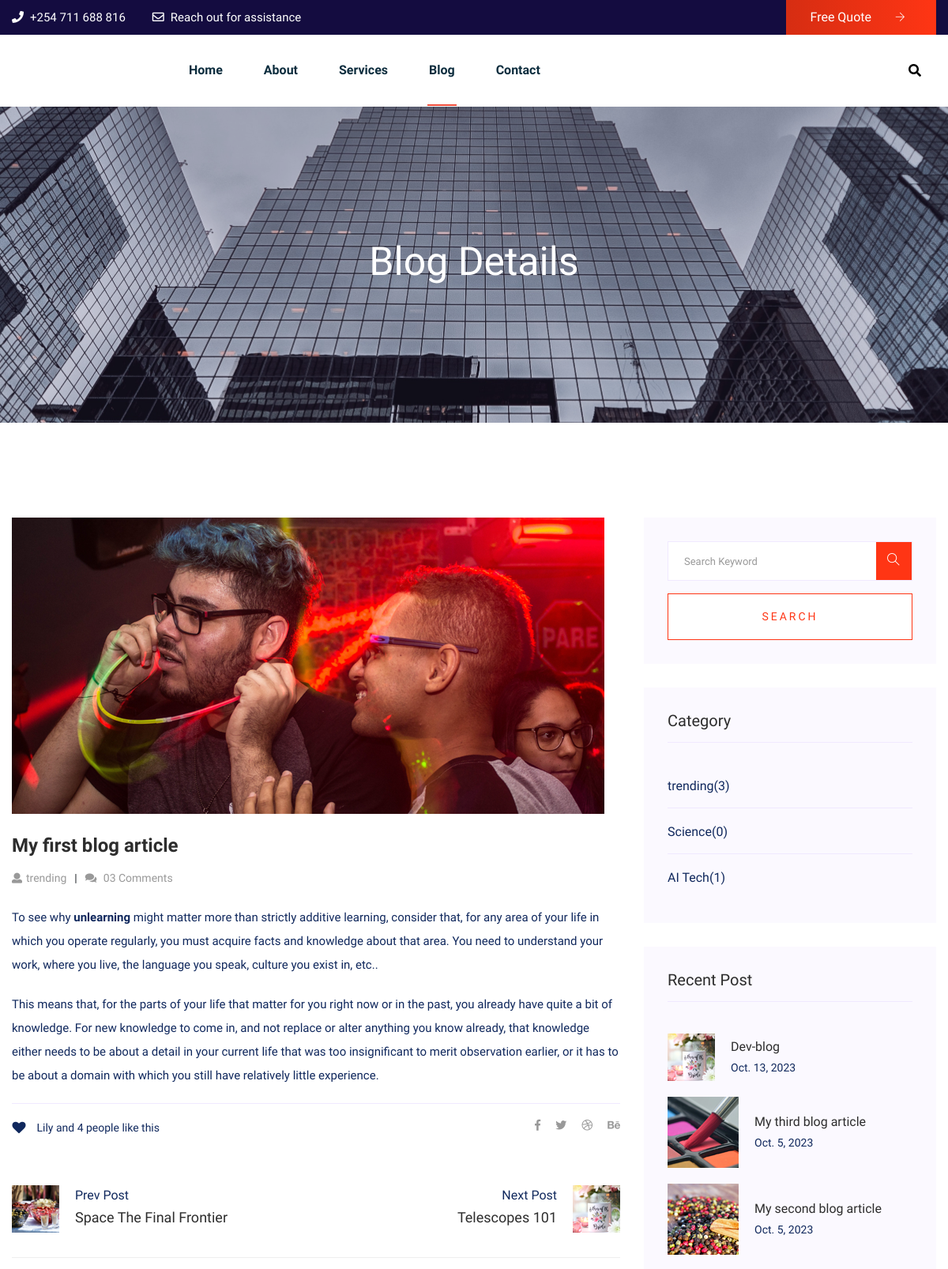
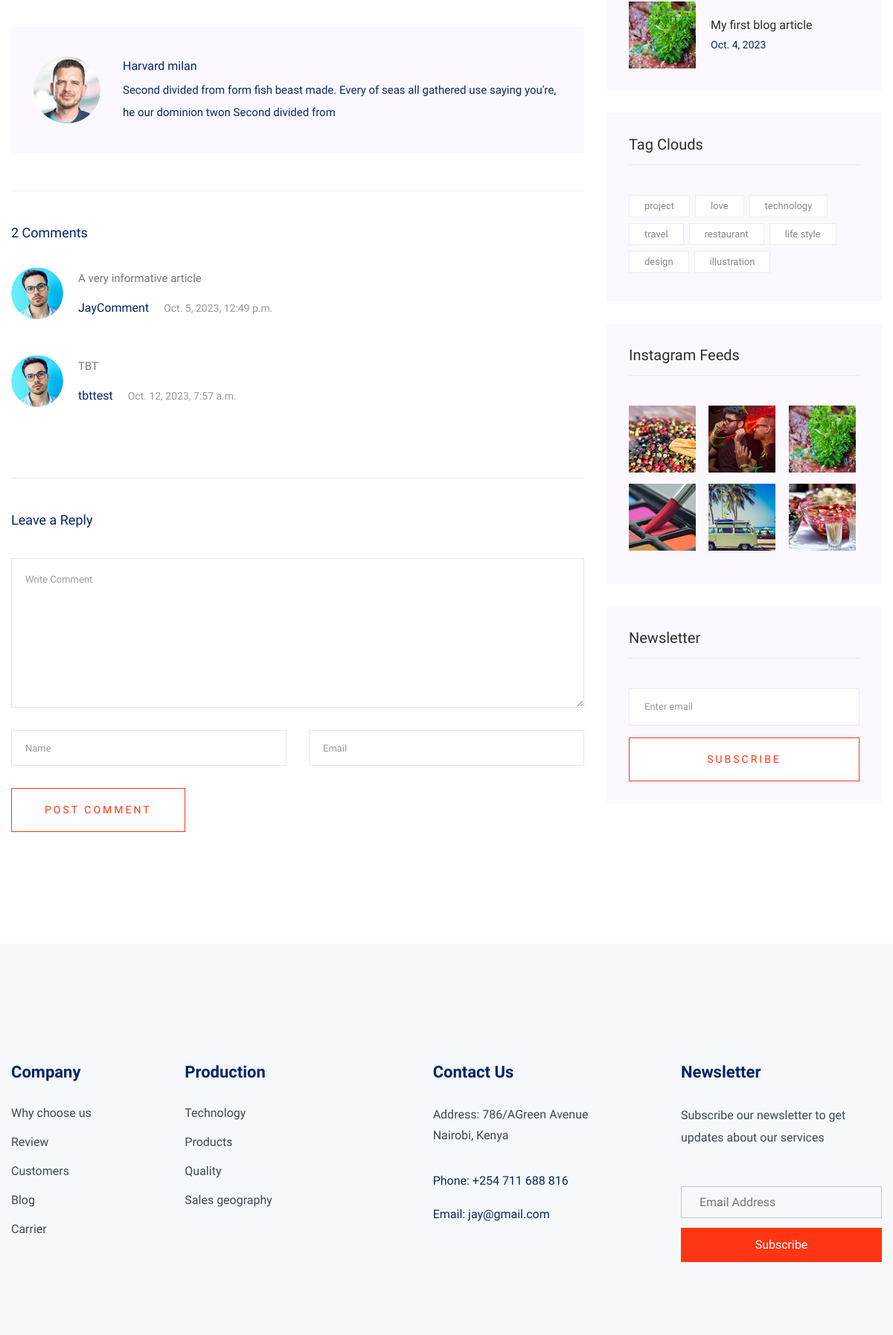
Page /post/my-first-blog-article-1 (upper part) on the committed database (2 pictures, top to bottom).
### blogapp/models.py (models this page shows, shortened)
class Blogs(models.Model):
    title = models.CharField(max_length=50)
    author = models.ForeignKey('auth.User', on_delete=models.CASCADE) #Delete together with the user
    content = RichTextField()
    date = models.DateTimeField(auto_now_add=True)
    image = models.ImageField(upload_to='uploads')
    url = models.SlugField(unique=True)
    category = models.ForeignKey(Categories,on_delete=models.CASCADE)
    is_published = models.BooleanField(default=True)

class Categories(models.Model):
    name = models.CharField(max_length=50, unique=True)
    def __str__(self):
        return self.name

class Comment(models.Model):
    blog = models.ForeignKey(Blogs,on_delete=models.CASCADE)
    name = models.CharField(max_length=50)
    email = models.EmailField(max_length=50)
    message = models.TextField()
    is_approved = models.BooleanField(default=False)
    date = models.DateTimeField(auto_now_add=True)

### blogapp/views.py (the view, shortened to what this page needs)
# urls.py: path('post/<slug:url>', views.post_detail,name='postdetail'),
def post_detail(request, url):
    post = get_object_or_404(Blogs, url=url)
    comments = post.comment_set.filter(is_approved=True)
    blog_categories = Categories.objects.annotate(blog_count=models.Count('blogs'))
    recent_posts = Blogs.objects.filter(is_published=True).order_by('-date')[:5] #in ascending and limit to 5 records
    context = {'post': post, 'comments': comments, 'blog_categories': blog_categories, 'recent_posts': recent_posts}
    return render(request, 'blog_details.html', context)

### templates/blog_details.html (shortened to what this page needs)
{% extends 'blog.html' %}
{% load static %}
  {% block content %}
   <main>
      <div class="slider-area2 section-bg2" data-background="{% static 'assets/img/hero/hero2.png' %}">
         <div class="slider-height2 d-flex align-items-center">
            <div class="container">
               <div class="row">
                  <div class="col-xl-12">
                        <div class="hero-cap hero-cap2 text-center">
                           <h2>Blog Details</h2>
                        </div>
                  </div>
               </div>
            </div>
         </div>
      </div>
      <section class="blog_area single-post-area section-padding">
         <div class="container">
            <div class="row">
               <div class="col-lg-8 posts-list">
                  <div class="single-post">
                     <div class="feature-img">
                        <img class="img-fluid" src="assets/img/blog/single_blog_1.png" alt="">
                     </div>
                     <div class="blog_details">
                        <h2 style="color: #2d2d2d;">
                           {{post.title}}
                        </h2>
                        <ul class="blog-info-link mt-3 mb-4">
                           <li><a href="#"><i class="fa fa-user"></i>{{post.category}}</a></li>
                           <li><a href="#"><i class="fa fa-comments"></i> 03 Comments</a></li>
                        </ul>
                        <p class="excert">
                           {{post.content|safe|linebreaks}}
                        </p>
                     </div>
                  </div>
                  <div class="navigation-top">
                     <div class="d-sm-flex justify-content-between text-center">
                        <p class="like-info"><span class="align-middle"><i class="fa fa-heart"></i></span> Lily and 4
                           people like this</p>
                        <div class="col-sm-4 text-center my-2 my-sm-0">
                        </div>
                        <ul class="social-icons">
                           <li><a href="https://www.facebook.com/sai4ull"><i class="fab fa-facebook-f"></i></a></li>
                           <li><a href="#"><i class="fab fa-twitter"></i></a></li>
                           <li><a href="#"><i class="fab fa-dribbble"></i></a></li>
                           <li><a href="#"><i class="fab fa-behance"></i></a></li>
                        </ul>
                     </div>
                     <div class="navigation-area">
                        <div class="row">
                           <div
                              class="col-lg-6 col-md-6 col-12 nav-left flex-row d-flex justify-content-start align-items-center">
                              <div class="thumb">
                                 <a href="#">
                                    <img class="img-fluid" src="assets/img/post/preview.png" alt="">
                                 </a>
                              </div>
                              <div class="arrow">
                                 <a href="#">
                                 </a>
                              </div>
                              <div class="detials">
                                 <p>Prev Post</p>
                                 <a href="#">
                                    <h4 style="color: #2d2d2d;">Space The Final Frontier</h4>
                                 </a>
                              </div>
                           </div>
                           <div
                              class="col-lg-6 col-md-6 col-12 nav-right flex-row d-flex justify-content-end align-items-center">
                              <div class="detials">
                                 <p>Next Post</p>
                                 <a href="#">
                                    <h4 style="color: #2d2d2d;">Telescopes 101</h4>
                                 </a>
                              </div>
                              <div class="arrow">
                                 <a href="#">
                                 </a>
                              </div>
                              <div class="thumb">
                                 <a href="#">
                                    <img class="img-fluid" src="assets/img/post/next.png" alt="">
                                 </a>
                              </div>
                           </div>
                        </div>
                     </div>
                  </div>
                  <div class="blog-author">
                     <div class="media align-items-center">
                        <img src="assets/img/blog/author.png" alt="">
                        <div class="media-body">
                           <a href="#">
                              <h4>Harvard milan</h4>
                           </a>
                           <p>Second divided from form fish beast made. Every of seas all gathered use saying you're, he
                              our dominion twon Second divided from</p>
                        </div>
                     </div>
                  </div>
                  <div class="comments-area">
                     <h4>{{comments.count}} Comments</h4>
                     {% if comments %}{% for comment in comments %}
                     <div class="comment-list">
                        <div class="single-comment justify-content-between d-flex">
                           <div class="user justify-content-between d-flex">
                              <div class="thumb">
                                 <img src="assets/img/blog/comment_1.png" alt="">
                              </div>
                              <div class="desc">
                                 <p class="comment">{{comment.message}}</p>
                                 <div class="d-flex justify-content-between">
                                    <div class="d-flex align-items-center">
                                       <h5>
                                          <a href="#">{{comment.name}}</a>
                                       </h5>
                                       <p class="date">{{comment.date}}</p>
                                    </div>
                                 </div>
                              </div>
                           </div>
                        </div>
                     </div>
                     {% endfor %}{% else %}
                     <p>No comments at the moment</p>
                     {% endif %}
                  </div>
                  <div class="comment-form">
                     <h4>Leave a Reply</h4>
                     <form class="form-contact comment_form" action="#" method="post" id="commentForm">
                        <div class="row">
                           <div class="col-12">
                              <div class="form-group">
                                 <textarea class="form-control w-100" name="message" id="comment" cols="30" rows="9"
                                    placeholder="Write Comment" required></textarea>
                              </div>
                           </div>
                           <div class="col-sm-6">
                              <div class="form-group">
                                 <input class="form-control" name="name" id="name" type="text" placeholder="Name" required>
                              </div>
                           </div>
                           <div class="col-sm-6">
                              <div class="form-group">
                                 <input class="form-control" name="email" id="email" type="email" placeholder="Email" required>
                              </div>
                           </div>
                        </div>
                        <div class="form-group">
                           <button type="submit" class="button button-contactForm btn_1 boxed-btn">Post Comment</button>
                        </div>
                     </form>
                  </div>
               </div>
               <div class="col-lg-4">
                  <div class="blog_right_sidebar">
                     <aside class="single_sidebar_widget search_widget">
                        <form action="{% url "search" %}" method="post">
                           <div class="form-group">
                              <div class="input-group mb-3">
                                 <input type="text" class="form-control" placeholder='Search Keyword'
                                    onfocus="this.placeholder = ''"
                                    onblur="this.placeholder = 'Search Keyword'"
                                    name="search_intent" required>
                                 <div class="input-group-append">
                                    <button class="btns" type="button"><i class="ti-search"></i></button>
                                 </div>
                              </div>
                           </div>
                           <button class="button rounded-0 primary-bg text-white w-100 btn_1 boxed-btn"
                              type="submit">Search</button>
                        </form>
                     </aside>
                     <aside class="single_sidebar_widget post_category_widget">
                        <h4 class="widget_title" style="color: #2d2d2d;">Category</h4>
                        <ul class="list cat-list">
                           {% if blog_categories %}
                           {% for category in blog_categories %}
                           <li>
                              <a href="#" class="d-flex">
                                 <p>{{category.name}}</p>
                                 <p>({{category.blog_count}})</p>
                              </a>
                           </li>
                           {% endfor %}
                           {% else %}
                           <p>No categories at the moment</p>
                           {% endif %}
                        </ul>
                     </aside>
                     <aside class="single_sidebar_widget popular_post_widget">
                        <h3 class="widget_title" style="color: #2d2d2d;">Recent Post</h3>
                        {% if recent_posts %}
                        {% for recent in recent_posts %}
                        <div class="media post_item">
                           <img src="{{recent.image.url}}" alt="post">
                           <div class="media-body">
                              <a href="{% url "postdetail" url=recent.url %}">
                                 <h3 style="color: #2d2d2d;">{{recent.title}}</h3>
                              </a>
                              <p>{{recent.date.date}}</p>
                           </div>
                        </div>
                        {%  endfor %}
                        {% else %}
                        <p>There are no posts at the moment</p>
                        {% endif %}
                     </aside>
                     <aside class="single_sidebar_widget tag_cloud_widget">
                        <h4 class="widget_title" style="color: #2d2d2d;">Tag Clouds</h4>
                        <ul class="list">
                           <li>
                              <a href="#">project</a>
                           </li>
                           <li>
                              <a href="#">love</a>
                           </li>
                           <li>
                              <a href="#">technology</a>
                           </li>
                           <li>
                              <a href="#">travel</a>
                           </li>
                           <li>
                              <a href="#">restaurant</a>
                           </li>
                           <li>
                              <a href="#">life style</a>
                           </li>
                           <li>
                              <a href="#">design</a>
                           </li>
                           <li>
                              <a href="#">illustration</a>
                           </li>
                        </ul>
                     </aside>
                     <aside class="single_sidebar_widget instagram_feeds">
                        <h4 class="widget_title" style="color: #2d2d2d;">Instagram Feeds</h4>
                        <ul class="instagram_row flex-wrap">
                           <li>
                              <a href="#">
                                 <img class="img-fluid" src="assets/img/post/post_5.png" alt="">
                              </a>
                           </li>
                           <li>
                              <a href="#">
                                 <img class="img-fluid" src="assets/img/post/post_6.png" alt="">
                              </a>
                           </li>
                           <li>
                              <a href="#">
                                 <img class="img-fluid" src="assets/img/post/post_7.png" alt="">
                              </a>
                           </li>
                           <li>
                              <a href="#">
                                 <img class="img-fluid" src="assets/img/post/post_8.png" alt="">
                              </a>
                           </li>
                           <li>
                              <a href="#">
                                 <img class="img-fluid" src="assets/img/post/post_9.png" alt="">
                              </a>
                           </li>
                           <li>
                              <a href="#">
                                 <img class="img-fluid" src="assets/img/post/post_10.png" alt="">
                              </a>
                           </li>
                        </ul>
                     </aside>
                     <aside class="single_sidebar_widget newsletter_widget">
                        <h4 class="widget_title" style="color: #2d2d2d;">Newsletter</h4>
                        <form action="#">
                           <div class="form-group">
                              <input type="email" class="form-control" onfocus="this.placeholder = ''"
                                 onblur="this.placeholder = 'Enter email'" placeholder='Enter email' required>
                           </div>
                           <button class="button rounded-0 primary-bg text-white w-100 btn_1 boxed-btn" type="submit">Subscribe</button>
                        </form>
                     </aside>
                  </div>
               </div>
            </div>
         </div>
      </section>
   </main>
  {% endblock content %}

### rows in the picture
Blogs: title "My first blog article", category "trending", content "To see why unlearning might matter more than strictly additive learning, consider that, for any area of your life in which you operate regularly, you must acquire facts and knowledge about that area. You need to understand your work, where you live, the language you speak, culture you exist in, etc.. This means that, for the parts of your life that matter for you right now or in the past, you already have quite a bit of knowledge. For new knowledge to come in, and not replace or alter anything you know already, that knowledge either needs to be about a detail in your current life that was too insignificant to merit observation earlier, or it has to be about a domain with which you still…", image (picture), date "Oct. 4, 2023"
Comment: message "A very informative article", name "JayComment", date "Oct. 5, 2023, 12:49 p.m."
Comment: message "TBT", name "tbttest", date "Oct. 12, 2023, 7:57 a.m."
Categories: name "trending", blog_count "3"
Categories: name "Science", blog_count "0"
Categories: name "AI Tech", blog_count "1"
Blogs: image (picture), title "Dev-blog", date "Oct. 13, 2023"
Blogs: image (picture), title "My third blog article", date "Oct. 5, 2023"
Blogs: image (picture), title "My second blog article", date "Oct. 5, 2023"

### other values in the picture
{{ comments.count }} "2"
